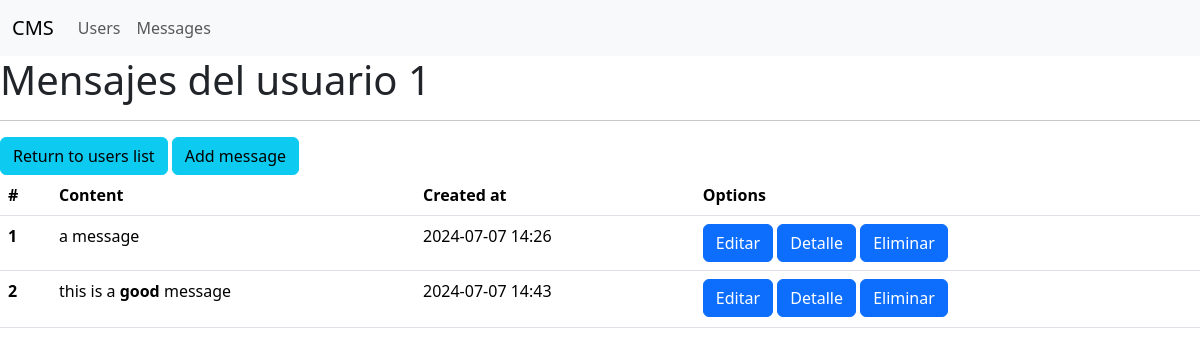
/messages-by-user/1, run on an earlier commit of the app's database.
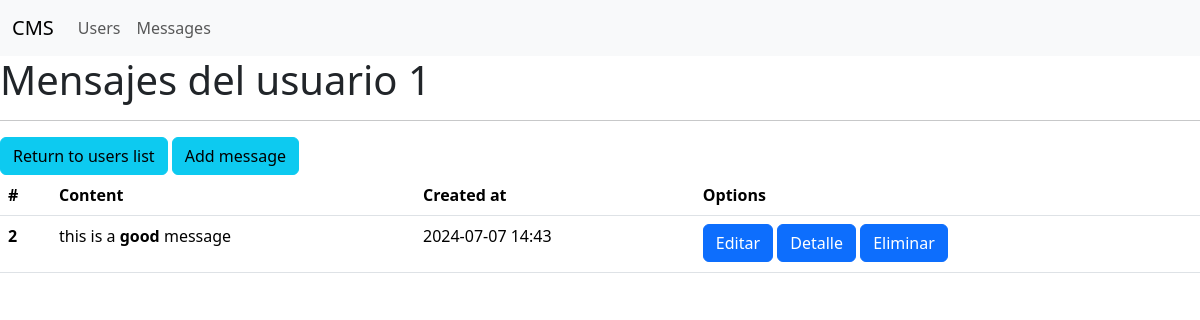
And on a later commit of the database.
### main.py (models this page shows, shortened)
class User(db.Model):
    __tablename__ = "users"
    id = db.Column(db.Integer, primary_key=True, autoincrement=True)
    first_name = db.Column(db.String(150), nullable=False)
    last_name = db.Column(db.String(150), nullable=False)
    age = db.Column(db.Integer, nullable=False)
    country = db.Column(db.String(50), nullable=False)
    content = db.Column(db.Text, nullable=True)
    created_at = db.Column(db.DateTime(timezone=True), server_default=func.now())

class Message(db.Model):
    __tablename__ = "messages"
    id = db.Column(db.Integer, primary_key=True, autoincrement=True)
    content = db.Column(db.Text, nullable=True)
    created_at = db.Column(db.DateTime(timezone=True), server_default=func.now())
    user_id = db.Column(db.Integer, db.ForeignKey("users.id"))
    user = db.relationship("User", backref="user")

### main.py (the view)
@app.route("/messages-by-user/<user_id>")
def messages_by_user(user_id):
    user = User.query.get_or_404(user_id)
    messages = Message.query.filter_by(user = user).all()
    return render_template("messages-by-user.html", user=user, messages=messages)

### templates/messages-by-user.html (shortened to what this page needs)
{% extends 'base.html' %}
{% block content %}
<h1>Mensajes del usuario {{ user.id }}</h1>
<hr>
<a href="{{ url_for('users') }}" class="btn btn-info">Return to users list</a>
<a href="{{ url_for('messages_add', user_id=user.id) }}" class="btn btn-info">Add message</a>
<table class="table">
    <thead>
      <tr>
        <th scope="col">#</th>
        <th scope="col">Content</th>
        <th scope="col">Created at</th>
        <th scope="col">Options</th>
      </tr>
    </thead>
    <tbody>
      {% for message in messages %}
      <tr>
        <th scope="row">{{ message.id }}</th>
        {% if message.content %}
        <td>{{ message.content|safe }}</td>
        {% else %}
        <td>-</td>
        {% endif %}
        <td>{{ message.created_at.strftime("%Y-%m-%d %H:%M") }}</td>
        <td>
            <a href="{{ url_for('messages_edit_by_id', id=message.id) }}" class="btn btn-primary">Editar</a>
            <a href="{{ url_for('messages_by_id', id=message.id) }}" class="btn btn-primary">Detalle</a>
            <a href="{{ url_for('messages_delete_by_id', id=message.id) }}" class="btn btn-primary">Eliminar</a>
        </td>
      </tr>
      {% endfor %}
    </tbody>
  </table>
{% endblock %}

### templates/base.html (shortened to what this page needs)
<!doctype html>
<html lang="en">
  <head>
    <link href="https://cdn.jsdelivr.net/npm/bootstrap@5.3.3/dist/css/bootstrap.min.css" rel="stylesheet">
  </head>
  <body>
    <nav class="navbar navbar-expand-lg bg-body-tertiary">
        <div class="container-fluid">
          <a class="navbar-brand" href="{{ url_for('index') }}">CMS</a>
          <div class="collapse navbar-collapse" id="navbarSupportedContent">
            <ul class="navbar-nav me-auto mb-2 mb-lg-0">
              <li class="nav-item">
                <a class="nav-link" href="{{ url_for('users') }}">Users</a>
              </li>
              <li class="nav-item">
                <a class="nav-link" href="#">Messages</a>
              </li>
            </ul>
          </div>
        </div>
      </nav>
    {% block content %}
    {% endblock %}
  </body>
</html>

What changed in the data, as far as the page shows it:
removed Message: id "1", content "a message", created_at "2024-07-07 14:26"
